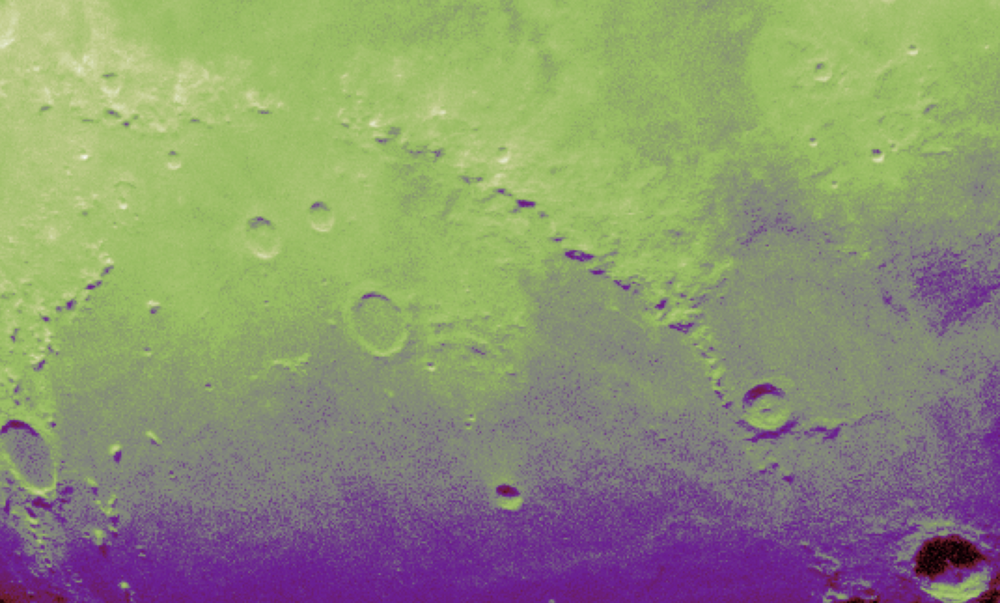
#> input picture Pupin.png, 1000 x 603 px, shrunk from 2144 x 1292 before the run, found by its file name
$ jupyter execute --allow-errors final_code.ipynb   (shell and % lines are left out)
#> lines starting #> are read from the running program, lines starting #| are printed output that depends on the picture; after the words box and inside, x2 and y2 are one past the last pixel; in counts of white or black regions, pixels touching at a corner belong together
[cell 1]
import cv2
import numpy as np

[cell 2]
img = cv2.imread('/Users/noelnegron/Desktop/Observational Astronomy /Automatic_Crater_Depth/Pupin.png')
#> img is the input picture: shape (603, 1000, 3); mean B, G, R 116.1, 146.1, 140
gray_img = cv2.cvtColor(img, cv2.COLOR_BGR2GRAY)
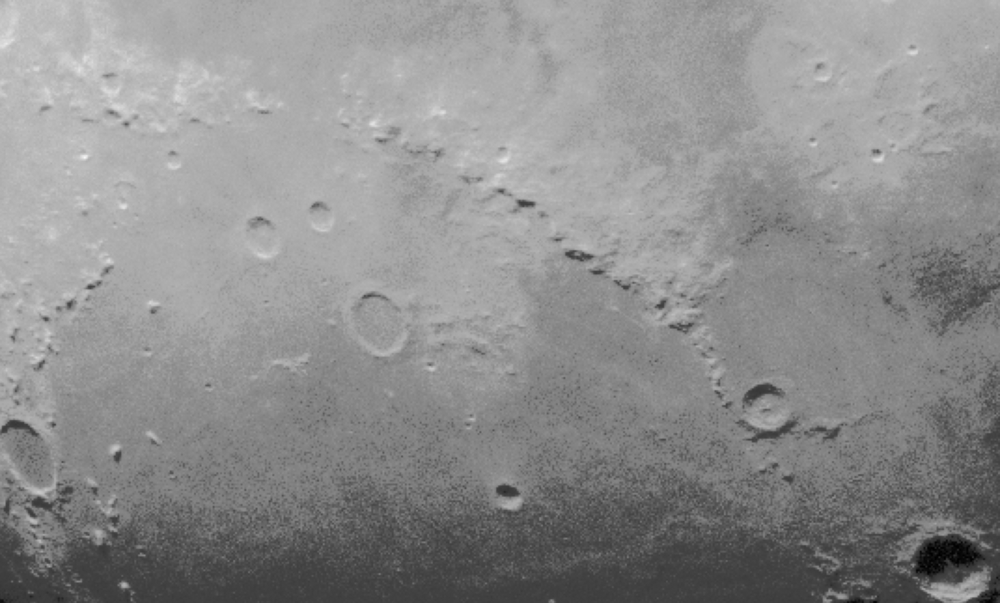
#> gray_img: shape (603, 1000); min 0, max 247, mean 140.9
cv2.imshow("Grey", gray_img)
cv2.waitKey(0)
cv2.destroyAllWindows()

[cell 3]
# Convert image to HSV
hsv_img = cv2.cvtColor(img, cv2.COLOR_BGR2HSV)
#> hsv_img: shape (603, 1000, 3); mean H, S, V 66.9, 93.5, 161.5

# Define HSV range for black (shadows)
lower_black = np.array([0, 0, 0])
upper_black = np.array([180, 255, 50])

# Create mask
mask = cv2.inRange(hsv_img, lower_black, upper_black)
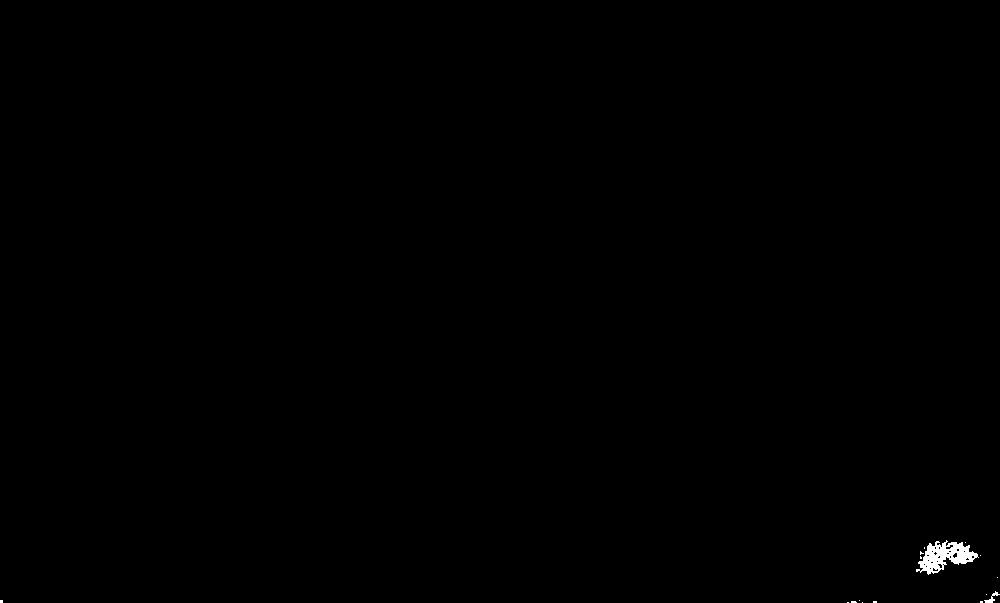
#> mask: shape (603, 1000); 0.19% white; 16 white regions (14 under 20 px)

# Find contours
mask_contours, _ = cv2.findContours(mask, cv2.RETR_EXTERNAL, cv2.CHAIN_APPROX_SIMPLE)
#> mask_contours = 16 contours, 14 with area under 20; largest, box (x1, y1, x2, y2) and area: (916, 540, 979, 575) 1028, (984, 591, 1000, 603) 36

if mask_contours:
    # Find the largest contour
    largest_contour = max(mask_contours, key=cv2.contourArea)
#> largest_contour = contour of 137 points, box (x1, y1, x2, y2) (916, 540, 979, 575), area 1028

    # Get bounding rectangle
    x, y, w, h = cv2.boundingRect(largest_contour)
#> x = 916; y = 540; w = 63; h = 35

    # Draw the bounding box
    cv2.rectangle(img, (x, y), (x + w, y + h), (0, 0, 255), 2)

    # Prepare text
    text = f"W:{w}px H:{h}px"
#> text = 'W:63px H:35px'
    print(f"Width: {w} pixels")
#| Width: 63 pixels
    print(f"Height: {h} pixels")
#| Height: 35 pixels

    # Draw text on image (just above the rectangle)
    cv2.putText(img, text, (x, y - 10), cv2.FONT_HERSHEY_SIMPLEX,
                0.6, (255, 255, 255), 2, cv2.LINE_AA)
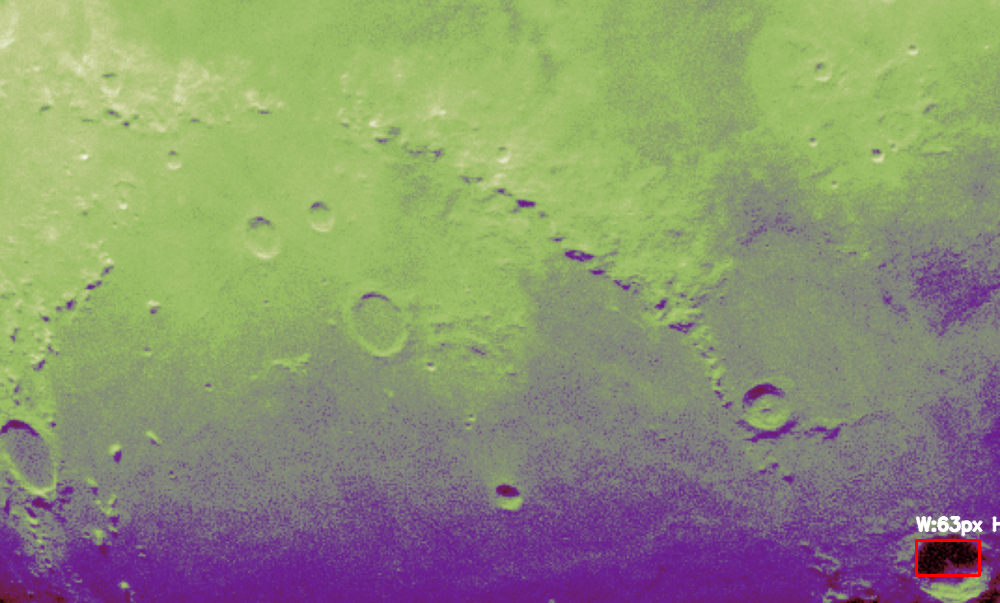
#> img: shape (603, 1000, 3); mean B, G, R 116.1, 146.2, 140.3

# Show result
cv2.imshow("Black Mask", mask)
cv2.imshow("Shadow Detected", img)
cv2.waitKey(0)
cv2.destroyAllWindows()

[cell 4]
#derive length of shadow using known propotions:
reference_kilometers = 93
km_per_pixel = reference_kilometers / w
#> km_per_pixel = 1.48

print(f"Scale: 1 pixel = {km_per_pixel:.4f} kilometers")
#| Scale: 1 pixel = 1.4762 kilometers

# Calculate the length of the shadow in kilometers
width_km = w * km_per_pixel
#> width_km = 93
height_km = h * km_per_pixel
#> height_km = 51.67

label = f"W:{width_km:.1f}km H:{height_km:.1f}km"
#> label = 'W:93.0km H:51.7km'
print(label)
#| W:93.0km H:51.7km

[cell 5]
#Calculate the sun angle
#Step 1: get the subsolar point using JBL Horizions
#This is the point on the Moon's surface where the Sun's rays are perpendicular.
#You can find the subsolar point's coordinates using JPL Horizons.
import requests
import re

[cell 6]
import requests
import re
from datetime import datetime, timedelta

def get_subsolar_coords(start_time):
    """
    Fetches the sub-solar longitude and latitude for the Moon at a given UTC time.

    Parameters:
        start_time (str): A UTC datetime string in the format 'YYYY-MM-DD HH:MM'

    Prints:
        Timestamp, SunSub-LON, and SunSub-LAT if successful.
    """
    # Parse the start time string
    try:
        start_dt = datetime.strptime(start_time, '%Y-%m-%d %H:%M')
    except ValueError:
        print("Error: start_time must be in 'YYYY-MM-DD HH:MM' format.")
        return

    # Add 1 minute to get the stop time
    stop_dt = start_dt + timedelta(minutes=1)
    stop_time = stop_dt.strftime('%Y-%m-%d %H:%M')

    # Define API base URL
    base_url = 'https://ssd.jpl.nasa.gov/api/horizons.api'

    # Define parameters
    params = {
        'format': 'json',
        'COMMAND': "'301'",
        'OBJ_DATA': 'NO',
        'MAKE_EPHEM': 'YES',
        'EPHEM_TYPE': 'OBSERVER',
        'CENTER': "'500@399'",
        'START_TIME': f"'{start_time}'",
        'STOP_TIME': f"'{stop_time}'",
        'STEP_SIZE': "'1 d'",
        'QUANTITIES': "'15'"  # Sub-solar longitude and latitude
    }

    # Make the request
    response = requests.get(base_url, params=params)
    print("Request URL:", response.url)

    if response.status_code == 200:
        data = response.json()
        result_text = data.get("result", "")

        # Extract SunSub-LON and SunSub-LAT
        match = re.search(
            r"\$\$SOE\s*\n\s*(\d{4}-\w{3}-\d{2} \d{2}:\d{2})\s+([\d\.\-]+)\s+([\d\.\-]+)",
            result_text
        )

        if match:
            timestamp = match.group(1)
            sunsub_lon = float(match.group(2))
            sunsub_lat = float(match.group(3))
            print(f"Timestamp     : {timestamp}")
            print(f"SunSub-LON    : {sunsub_lon}")
            print(f"SunSub-LAT    : {sunsub_lat}")
            return sunsub_lon, sunsub_lat
        else:
            print("Sun-subsolar coordinates not found in response.")
    else:
        print("HTTP Error:", response.status_code)

[cell 7]
#TRY TO CALCULATE SUB-SOLAR POINTS OF THE MOON
import math
#> (the rest of this cell did not finish here and is left out)

#> (a cell that did not finish here is left out)

[cell 9]
import math
# Calculate the depth of the crater using the formula
# depth = (shadow_length * tan(sun_angle))
shadow_length = height_km
#> shadow_length = 51.67
#> (the rest of this cell did not finish here and is left out)
